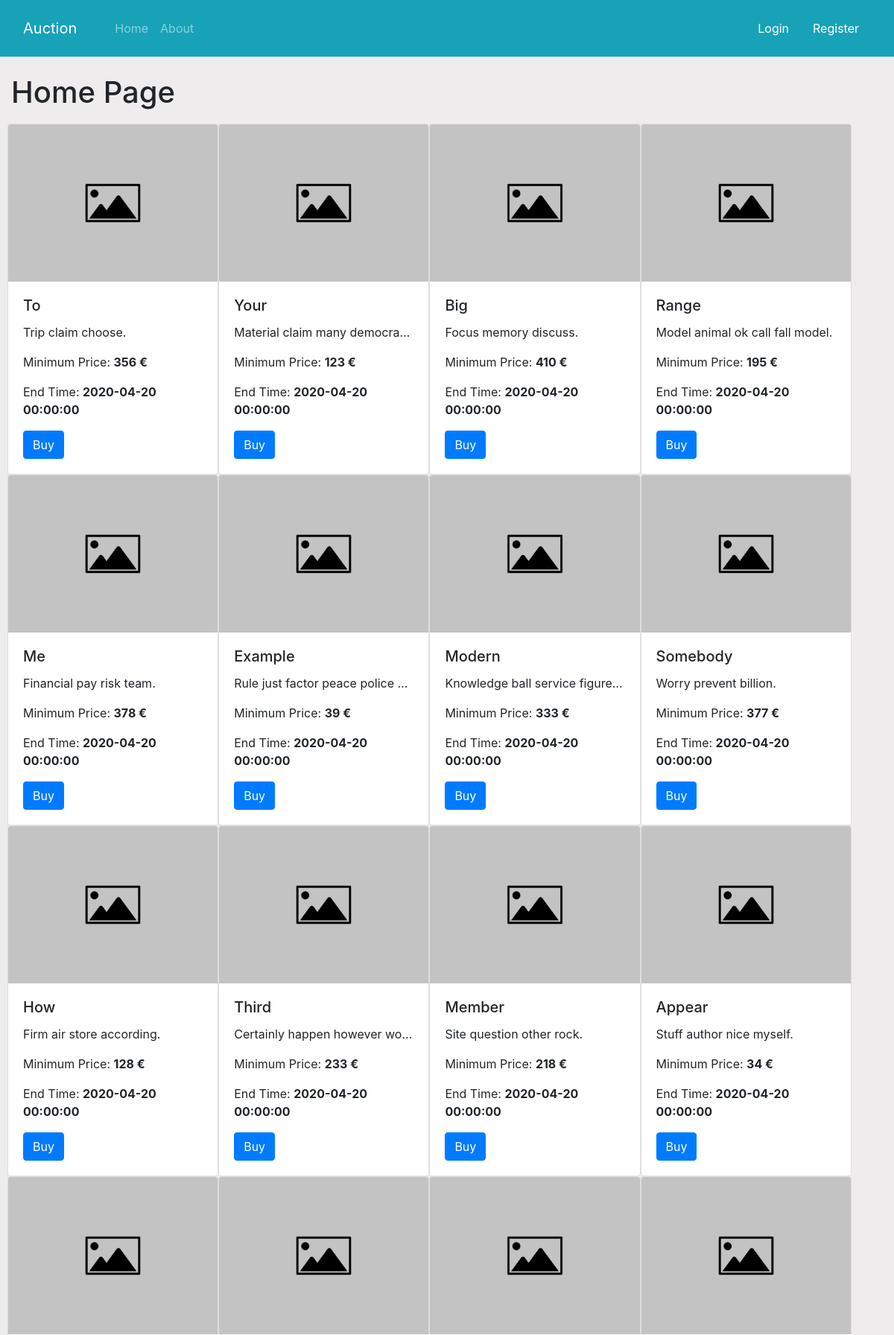
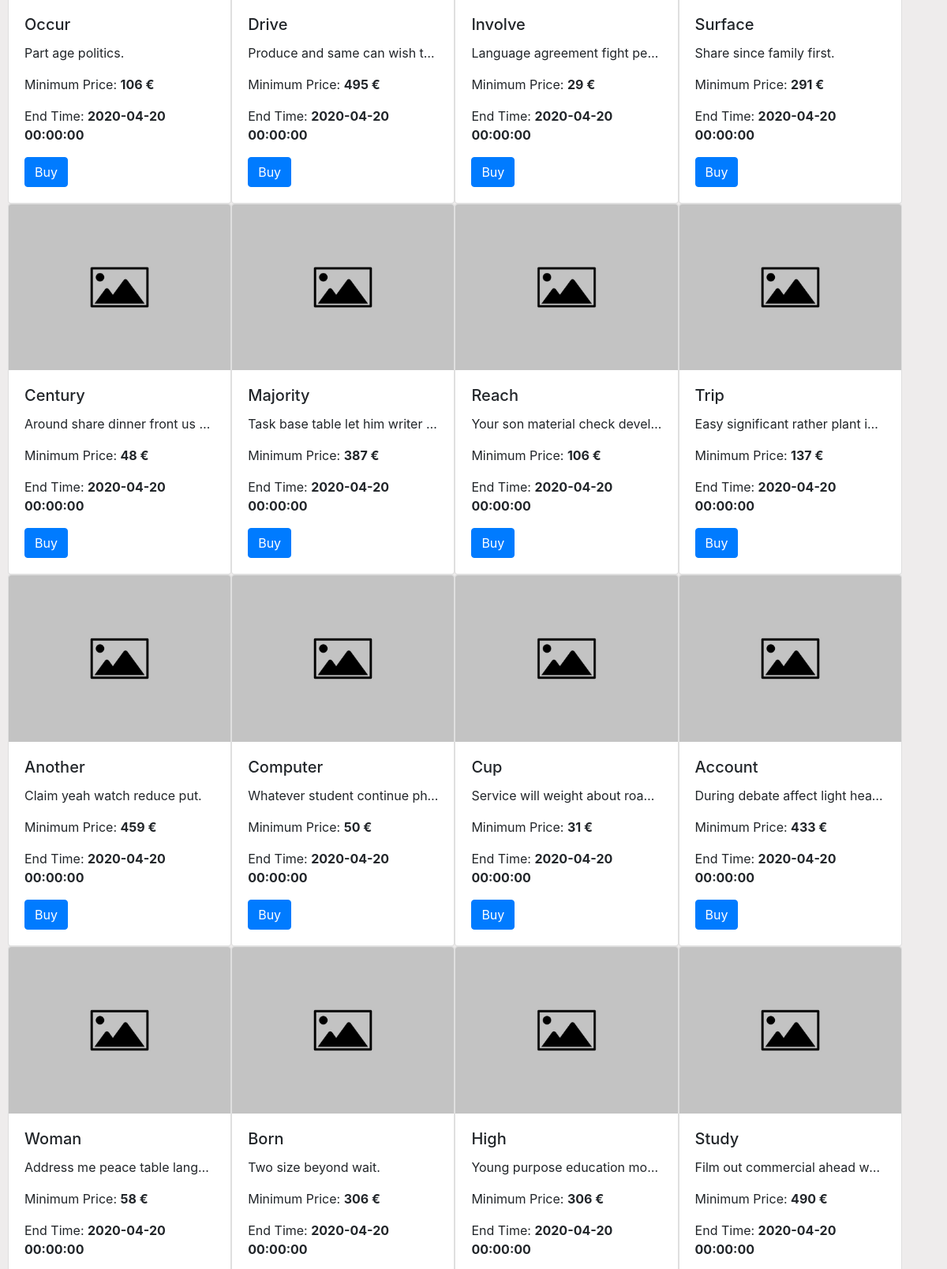
The page /home (upper part) on the database its author committed (2 pictures, top to bottom).
### app/item.py (models this page shows)
class Item(db.Model):
    id = db.Column(db.Integer, primary_key=True)
    name = db.Column(db.String(80), nullable=False)
    category = db.Column(db.String(80), nullable=False)
    description = db.Column(db.String(80), nullable=False)
    country = db.Column(db.String(80), nullable=False)
    min_price = db.Column(db.Integer, nullable=False)
    offer = db.relationship('Offer', backref='offer', lazy=True)
    auction_image = db.Column(db.String(256), nullable=False)
    end_day = db.Column(db.DateTime, nullable=False)
    time = db.Column(db.Integer, nullable=False)
    views = db.Column(db.Integer, nullable=False, default=0)
    user_id = db.Column(db.Integer, db.ForeignKey('user.id'), nullable=False)

### app/controllers/home.py (the view)
@App.route('/')
@App.route('/home')
def home():
    items = Item.query.order_by(Item.id.desc()).all()
    Offer.query.order_by(Offer.id.desc()).all()
    return render_template('home.html', title="Home Page", items=items)

### app/templates/home.html
{% extends 'layout.html' %}
{% block content %}
    <h1>{{title}}</h1>
    <div class="row items">
    {% for item in items %}
        <div class="card col-md-3" style="width: 18rem;">
            <img class="card-img-top" src={{url_for('static', filename='images/'+item.auction_image)}} alt="Card image cap">
            <div class="card-body">
            <h5 class="card-title">{{item.name.capitalize()}}</h5>
            <p class="card-text descr">{{item.description}} </p>
            <p>Minimum Price: <span class="font-weight-bold">{{item.min_price}} €</span></p>
            <p>End Time: <span class="font-weight-bold">{{item.end_day}}</span></p>
            <a href="#" class="btn btn-primary">Buy</a>
            </div>
        </div>
    {% endfor %}
    </div>
{% endblock content%}

### app/static/main.css (style rules this page uses)
body { background-color: rgb(238, 236, 236); }
img { max-width: 100%; }
.descr { white-space: nowrap; overflow: hidden; text-overflow: ellipsis; }
.col-md-3 { padding: 0; }
@media (min-width: 768px) { .col-md-3 { flex: 0 0 24%; max-width: 25%; } }
@media (min-width: 768px) { .row { padding: 10px; } }

### rows shown on the page
Item: auction_image (placeholder picture), name "To", description "Trip claim choose.", min_price "356", end_day "2020-04-20 00:00:00"
Item: auction_image (placeholder picture), name "Your", description "Material claim many democra…", min_price "123", end_day "2020-04-20 00:00:00"
Item: auction_image (placeholder picture), name "Big", description "Focus memory discuss.", min_price "410", end_day "2020-04-20 00:00:00"
Item: auction_image (placeholder picture), name "Range", description "Model animal ok call fall model.", min_price "195", end_day "2020-04-20 00:00:00"
Item: auction_image (placeholder picture), name "Me", description "Financial pay risk team.", min_price "378", end_day "2020-04-20 00:00:00"
Item: auction_image (placeholder picture), name "Example", description "Rule just factor peace police…", min_price "39", end_day "2020-04-20 00:00:00"
Item: auction_image (placeholder picture), name "Modern", description "Knowledge ball service figure…", min_price "333", end_day "2020-04-20 00:00:00"
Item: auction_image (placeholder picture), name "Somebody", description "Worry prevent billion.", min_price "377", end_day "2020-04-20 00:00:00"
Item: auction_image (placeholder picture), name "How", description "Firm air store according.", min_price "128", end_day "2020-04-20 00:00:00"
Item: auction_image (placeholder picture), name "Third", description "Certainly happen however wo…", min_price "233", end_day "2020-04-20 00:00:00"
Item: auction_image (placeholder picture), name "Member", description "Site question other rock.", min_price "218", end_day "2020-04-20 00:00:00"
Item: auction_image (placeholder picture), name "Appear", description "Stuff author nice myself.", min_price "34", end_day "2020-04-20 00:00:00"
Item: auction_image (placeholder picture), name "Occur", description "Part age politics.", min_price "106", end_day "2020-04-20 00:00:00"
Item: auction_image (placeholder picture), name "Drive", description "Produce and same can wish t…", min_price "495", end_day "2020-04-20 00:00:00"
Item: auction_image (placeholder picture), name "Involve", description "Language agreement fight pe…", min_price "29", end_day "2020-04-20 00:00:00"
Item: auction_image (placeholder picture), name "Surface", description "Share since family first.", min_price "291", end_day "2020-04-20 00:00:00"
Item: auction_image (placeholder picture), name "Century", description "Around share dinner front us…", min_price "48", end_day "2020-04-20 00:00:00"
Item: auction_image (placeholder picture), name "Majority", description "Task base table let him writer…", min_price "387", end_day "2020-04-20 00:00:00"
Item: auction_image (placeholder picture), name "Reach", description "Your son material check devel…", min_price "106", end_day "2020-04-20 00:00:00"
Item: auction_image (placeholder picture), name "Trip", description "Easy significant rather plant i…", min_price "137", end_day "2020-04-20 00:00:00"
Item: auction_image (placeholder picture), name "Another", description "Claim yeah watch reduce put.", min_price "459", end_day "2020-04-20 00:00:00"
Item: auction_image (placeholder picture), name "Computer", description "Whatever student continue p…", min_price "50", end_day "2020-04-20 00:00:00"
Item: auction_image (placeholder picture), name "Cup", description "Service will weight about roa…", min_price "31", end_day "2020-04-20 00:00:00"
Item: auction_image (placeholder picture), name "Account", description "During debate affect light hea…", min_price "433", end_day "2020-04-20 00:00:00"
Item: auction_image (placeholder picture), name "Woman", description "Address me peace table lang…", min_price "58", end_day "2020-04-20 00:00:00"
Item: auction_image (placeholder picture), name "Born", description "Two size beyond wait.", min_price "306", end_day "2020-04-20 00:00:00"
Item: auction_image (placeholder picture), name "High", description "Young purpose education mo…", min_price "306", end_day "2020-04-20 00:00:00"
Item: auction_image (placeholder picture), name "Study", description "Film out commercial ahead w…", min_price "490", end_day "2020-04-20 00:00:00"

### other values the page prints
{{ title }} "Home Page"
